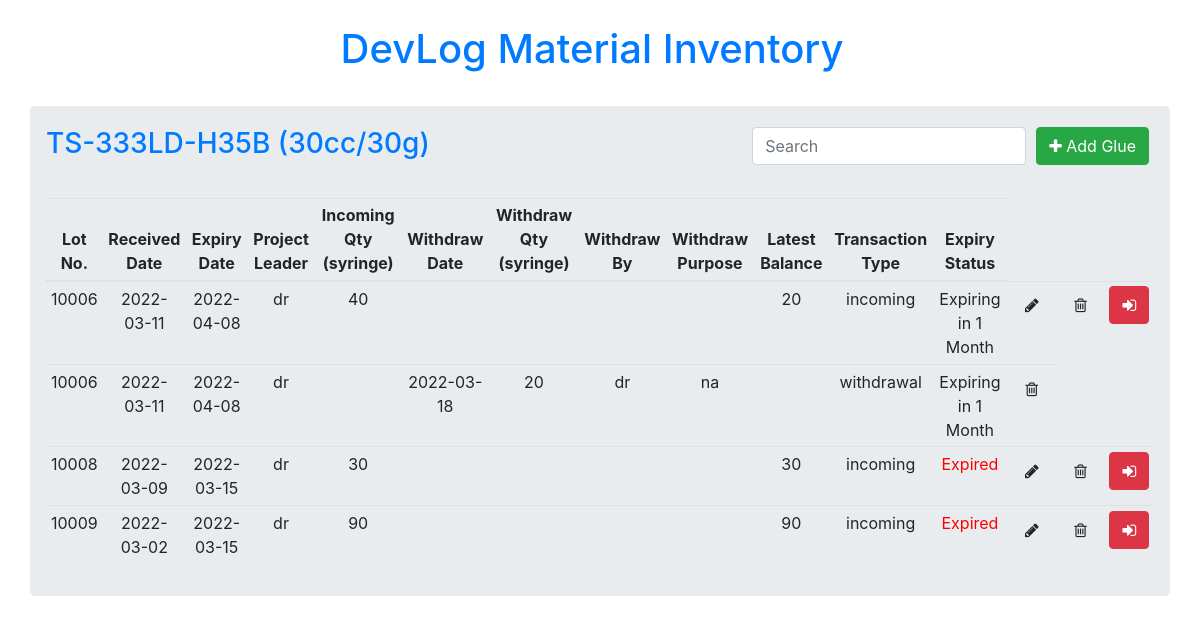
The page /glue_type/1 on the database its author committed.
### App.py (models this page shows, shortened)
class GlueType(db.Model):
    __tablename__ = 'glue_types'
    glue_type_id = db.Column(db.Integer, primary_key=True)
    glue_name = db.Column(db.String(100))
    supplier = db.Column(db.String(100))
    storage_temp = db.Column(db.String(100))
    freezer_no = db.Column(db.Integer)
    syringe_volume = db.Column(db.Integer)
    weight = db.Column(db.Integer)
    glue_description = db.relationship("GlueDescription", cascade="all, delete-orphan")

class GlueDescription(db.Model):
    __tablename__ = 'glue_descriptions'
    glue_description_id = db.Column(db.Integer, primary_key=True)
    lot_no = db.Column(db.String(100))
    received_date = db.Column(db.String(100))
    expiry_date = db.Column(db.String(100))
    project_leader = db.Column(db.String(100))
    incoming_qty = db.Column(db.String(100))
    withdraw_date = db.Column(db.String(100))
    withdraw_qty = db.Column(db.String(100))
    withdraw_by = db.Column(db.String(100))
    withdraw_purpose = db.Column(db.String(100))
    balance = db.Column(db.String(100))
    trans_type = db.Column(db.String(100))
    release_status = db.Column(db.String(100))
    expiry_status = db.Column(db.String(100))
    created_time = db.Column(db.DateTime, server_default=db.func.now())
    glue_type_id = db.Column(db.Integer, db.ForeignKey('glue_types.glue_type_id'))
    glue_type = db.relationship("GlueType", backref='glue_type')

### App.py (the view)
@app.route("/glue_type/<glue_type_id>")
def show_glue_descriptions(glue_type_id):
    all_glue_description = GlueDescription.query.filter_by(glue_type_id=glue_type_id).\
        order_by(GlueDescription.received_date.desc(), GlueDescription.created_time.desc(),
                 GlueDescription.withdraw_date).all()
    return render_template("glue_description.html",
                           glue_type=GlueType.query.filter_by(glue_type_id=glue_type_id).first(),
                           glue_descriptions=all_glue_description)

### templates/glue_description.html (shortened to what this page needs)
{% extends 'base.html' %}
{% block body %}
<div class="container">
    <div class="row">
        <div class="col-xs-7">
            <div class="jumbotron p-3">
                <a href="/glue_type" class="navbar-brand">
                    <h3>{{ glue_type.glue_name }} ({{glue_type.syringe_volume}}cc/{{glue_type.weight}}g)</h3>
                </a>
                <button type="button" style="margin:5px;" class="btn btn-success float-right" data-toggle="modal"
                        data-target="#mymodal"><i class="fa fa-plus"></i> Add Glue</button>
                <div class="form-group pull-right" style="margin:5px;">
                    <input type="text" class="form-control" id="mySearch" placeholder="Search">
                </div>
                <table id="myTable" class="table table-hover table-sm text-center">
                    <thead>
                        <tr>
                            <th>Lot No.</th>
                            <th>Received Date</th>
                            <th>Expiry Date</th>
                            <th>Project Leader</th>
                            <th>Incoming Qty (syringe)</th>
                            <th>Withdraw Date</th>
                            <th>Withdraw Qty (syringe)</th>
                            <th>Withdraw By</th>
                            <th>Withdraw Purpose</th>
                            <th>Latest Balance</th>
                            <th>Transaction Type</th>
                            <th>Expiry Status</th>
                        </tr>
                    </thead>
                    {% for glue in glue_descriptions %}
                    <tr>
                        <td>{{ glue.lot_no }}</td>
                        <td>{{ glue.received_date }}</td>
                        <td>{{ glue.expiry_date }}</td>
                        <td>{{ glue.project_leader }}</td>
                        <td>{{ glue.incoming_qty }}</td>
                        <td>{{ glue.withdraw_date }}</td>
                        <td>{{ glue.withdraw_qty }}</td>
                        <td>{{ glue.withdraw_by }}</td>
                        <td>{{ glue.withdraw_purpose }}</td>
                        <td>{{ glue.balance }}</td>
                        <td class="trans_type" id="trans_type">{{ glue.trans_type }}</td>
                        <td class="expiry_status" id="expiry_status">{{ glue.expiry_date }}</td>
                        {% if glue.trans_type=="incoming" %}
                        <td>
                            <a href="/glue_description/update/{{glue.glue_description_id}}" class="btn" data-toggle="modal"
                               data-target="#modaledit{{glue.glue_description_id}}"><i class="fa fa-pencil"></i></a>
                        </td>
                        {% endif %}
                        <td>
                            <a href="/glue_description/delete/{{glue.glue_description_id}}" class="btn"
                               onclick="return confirm('Are You Sure To Delete?')"><i class="fa fa-trash-o"></i></a>
                        </td>
                        {% if glue.trans_type=="incoming" %}
                        <td class="withdraw" id="withdraw">
                            <a href="/glue_description/withdraw/{{glue.glue_description_id}}" class="btn btn-danger" data-toggle="modal"
                               data-target="#modaledit2{{glue.glue_description_id}}"><i class="fa fa-sign-in"></i></a>
                        </td>
                        {% endif %}
                    </tr>
                    {% endfor %}
                </table>
            </div>
        </div>
    </div>
</div>
{% endblock %}

### rows shown on the page
GlueType: glue_name "TS-333LD-H35B", syringe_volume "30", weight "30"
GlueDescription: lot_no "10006", received_date "2022-03-11", expiry_date "2022-04-08", project_leader "dr", incoming_qty "40", balance "20", trans_type "incoming"
GlueDescription: lot_no "10006", received_date "2022-03-11", expiry_date "2022-04-08", project_leader "dr", withdraw_date "2022-03-18", withdraw_qty "20", withdraw_by "dr", withdraw_purpose "na", trans_type "withdrawal"
GlueDescription: lot_no "10008", received_date "2022-03-09", expiry_date "2022-03-15", project_leader "dr", incoming_qty "30", balance "30", trans_type "incoming"
GlueDescription: lot_no "10009", received_date "2022-03-02", expiry_date "2022-03-15", project_leader "dr", incoming_qty "90", balance "90", trans_type "incoming"
